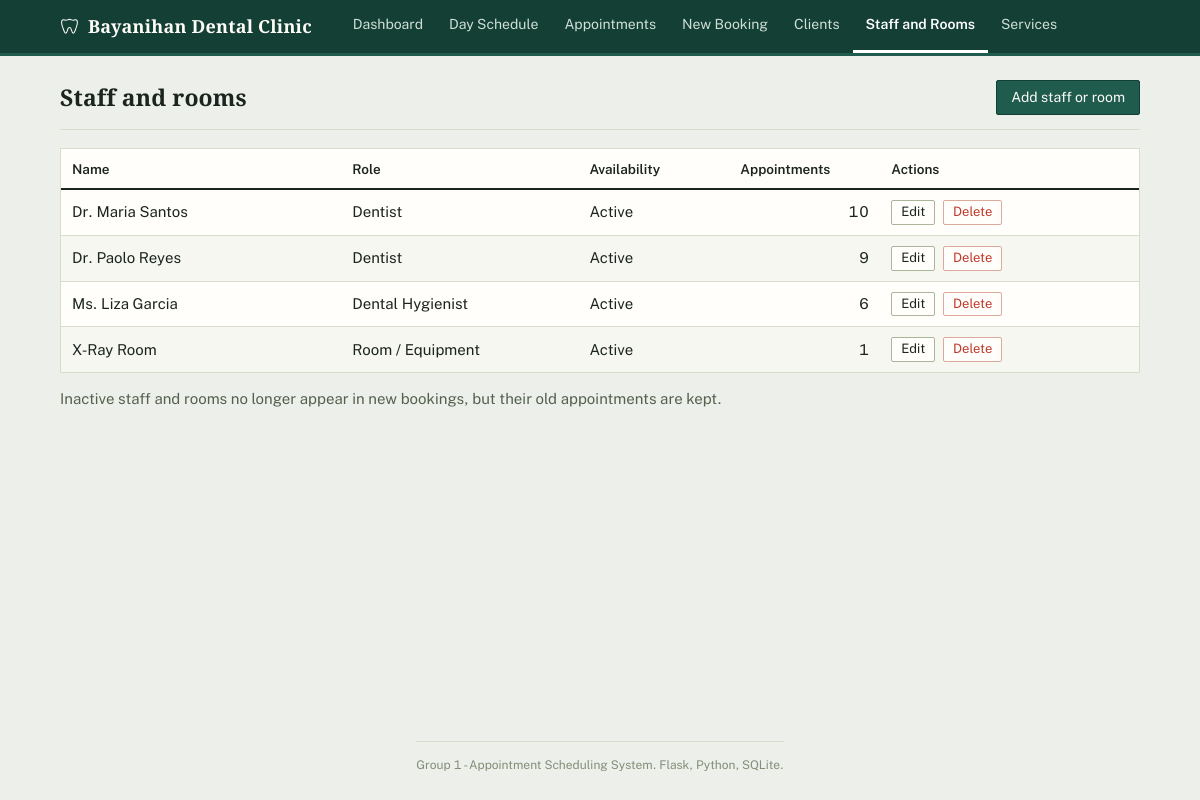
Page /resources on the committed database.
### tables this page shows
CREATE TABLE staff_or_resources (
    resource_id INTEGER PRIMARY KEY AUTOINCREMENT,
    name        TEXT NOT NULL UNIQUE,
    role        TEXT NOT NULL,
    is_active   INTEGER NOT NULL DEFAULT 1 CHECK (is_active IN (0, 1))
);

### app.py (the view)
@app.route("/resources")
def resources_list():
    conn = db.get_db()
    rows = conn.execute(
        "SELECT r.resource_id, r.name, r.role, r.is_active, COUNT(a.appointment_id) AS appt_count "
        "FROM staff_or_resources r LEFT JOIN appointments a ON a.resource_id = r.resource_id "
        "GROUP BY r.resource_id ORDER BY r.is_active DESC, r.name COLLATE NOCASE"
    ).fetchall()
    return render_template("resources.html", resources=rows)

### app.py (called while the page is built)
@app.template_global()
def csrf_token():
    if "csrf_token" not in session:
        session["csrf_token"] = secrets.token_hex(16)
    return session["csrf_token"]

@app.before_request
def check_csrf():
    if request.method == "POST":
        sent = request.form.get("csrf_token", "")
        expected = session.get("csrf_token", "")
        if not expected or not secrets.compare_digest(sent, expected):
            abort(400)

### db.py (called while the page is built)
def connect(path):
    conn = sqlite3.connect(path, isolation_level=None, timeout=10)
    conn.row_factory = sqlite3.Row  # para pwedeng row["name"] imbes na row[1]
    conn.execute("PRAGMA foreign_keys = ON")
    return conn

def get_db():
    if "db" not in g:
        g.db = connect(current_app.config["DATABASE"])
    return g.db

### templates/resources.html (shortened to what this page needs)
{% extends "base.html" %}
{% block content %}
<div class="page-head">
  <h1>Staff and rooms</h1>
  <a class="btn btn-primary" href="{{ url_for('resources_new') }}">Add staff or room</a>
</div>
<div class="table-wrap">
  <table class="data data-fixed">
    <colgroup>
      <col style="width: 26%">
      <col style="width: 22%">
      <col style="width: 14%">
      <col style="width: 14%">
      <col style="width: 24%">
    </colgroup>
    <thead>
      <tr><th>Name</th><th>Role</th><th>Availability</th><th class="num">Appointments</th><th>Actions</th></tr>
    </thead>
    <tbody>
      {% for r in resources %}
      <tr>
        <td>{{ r.name }}</td>
        <td>{{ r.role }}</td>
        <td>{{ 'Active' if r.is_active else 'Inactive' }}</td>
        <td class="num">{{ r.appt_count }}</td>
        <td class="actions">
          <a class="btn btn-sm" href="{{ url_for('resources_edit', resource_id=r.resource_id) }}">Edit</a>
          <form method="post" action="{{ url_for('resources_delete', resource_id=r.resource_id) }}"
                data-confirm="Delete {{ r.name }}? This cannot be undone.">
            <button type="submit" class="btn btn-sm btn-danger">Delete</button>
          </form>
        </td>
      </tr>
      {% else %}
      <tr><td class="empty" colspan="5">No staff or rooms yet.</td></tr>
      {% endfor %}
    </tbody>
  </table>
</div>
<p class="muted">Inactive staff and rooms no longer appear in new bookings, but their old appointments are kept.</p>
{% endblock %}

### static/style.css (style rules this page uses)
:root { --paper: #edf0ea; --surface: #fffefb; --surface-alt: #f6f7f1; --ink: #1c2420; --ink-soft: #56604f; --ink-faint: #838d78; --rule: #d7ddc9; --rule-strong: #aab59b; --accent: #1f5c4d; --accent-dark: #143f35; --accent-soft: #e1ede7; --amber: #b9780f; --amber-soft: #f8ead0; --blue: #2f66ad; --blue-soft: #e1ebf7; --green: #2f8f4e; --green-soft: #e0f1e2; --red: #c0392b; --red-soft: #f8e3df; }
* { box-sizing: border-box; }
html, body { height: 100%; }
body { margin: 0; min-height: 100vh; display: flex; flex-direction: column; font: 15px/1.5 "Public Sans", system-ui, -apple-system, "Segoe UI", Roboto, sans-serif; color: var(--ink); background: var(--paper); font-feature-settings: "tnum" 1; }
h1, h2, .brand, .summary-num { font-family: "Source Serif 4", Georgia, "Times New Roman", serif; }
a { color: var(--accent); }
h1 { font-size: 23px; font-weight: 600; margin: 0; letter-spacing: 0.1px; }
.muted { color: var(--ink-soft); }
.num { text-align: right; font-variant-numeric: tabular-nums; }
.page-head { display: flex; justify-content: space-between; align-items: flex-end; flex-wrap: wrap; gap: 8px; margin-bottom: 18px; padding-bottom: 14px; border-bottom: 1px solid var(--rule); }
.btn { display: inline-block; padding: 7px 14px; border: 1px solid var(--rule-strong); background: var(--surface); color: var(--ink); border-radius: 2px; font: inherit; font-size: 14px; cursor: pointer; text-decoration: none; line-height: 1.3; transition: background-color 0.12s ease, border-color 0.12s ease; }
.btn-primary { background: var(--accent); border-color: var(--accent-dark); color: #fdfcf7; }
.btn-danger { color: var(--red); border-color: #dca99c; }
.btn-sm { padding: 3px 9px; font-size: 13px; }
.table-wrap { overflow-x: auto; background: var(--surface); border: 1px solid var(--rule); }
table.data { width: 100%; border-collapse: collapse; }
table.data.data-fixed { table-layout: fixed; }
.data-fixed td, .data-fixed th { overflow-wrap: break-word; }
table.data caption, table.data th { text-align: left; border-bottom: 2px solid var(--ink); padding: 10px 11px 9px; font-size: 13.5px; color: var(--ink); white-space: nowrap; font-weight: 600; }
table.data td { padding: 10px 11px; border-bottom: 1px solid var(--rule); vertical-align: middle; }
table.data tbody tr:nth-child(even) td { background: var(--surface-alt); }
table.data tbody tr:last-child td { border-bottom: 0; }
td.actions { white-space: nowrap; }
td.actions form { display: inline; }
td.actions .btn, td.actions a.link-sm { margin-right: 4px; }

### rows in the picture
staff_or_resources: name "Dr. Maria Santos", role "Dentist", is_active "Active", appt_count "10"
staff_or_resources: name "Dr. Paolo Reyes", role "Dentist", is_active "Active", appt_count "9"
staff_or_resources: name "Ms. Liza Garcia", role "Dental Hygienist", is_active "Active", appt_count "6"
staff_or_resources: name "X-Ray Room", role "Room / Equipment", is_active "Active", appt_count "1"

### other values in the picture
{{ CLINIC_NAME }} "Bayanihan Dental Clinic"
{{ label }} "Dashboard" "Day Schedule" "Appointments" "New Booking" "Clients" "Staff and Rooms" "Services"
